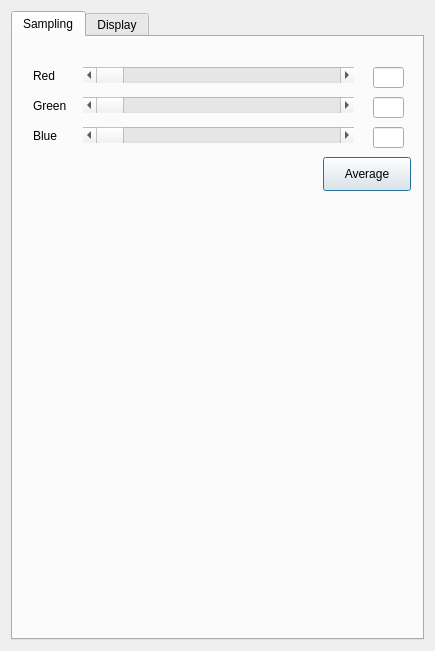
<?xml version="1.0" encoding="UTF-8"?>
<ui version="4.0">
 <class>RomThresholdDialog</class>
 <widget class="QDialog" name="RomThresholdDialog">
  <property name="geometry">
   <rect>
    <x>0</x>
    <y>0</y>
    <width>435</width>
    <height>651</height>
   </rect>
  </property>
  <property name="windowTitle">
   <string>Settings</string>
  </property>
  <layout class="QVBoxLayout" name="verticalLayout">
   <item>
    <widget class="QTabWidget" name="tabWidget">
     <property name="minimumSize">
      <size>
       <width>411</width>
       <height>200</height>
      </size>
     </property>
     <property name="currentIndex">
      <number>0</number>
     </property>
     <widget class="QWidget" name="tabSampling">
      <attribute name="title">
       <string>Sampling</string>
      </attribute>
      <widget class="QScrollBar" name="redScrollBar">
       <property name="geometry">
        <rect>
         <x>70</x>
         <y>30</y>
         <width>271</width>
         <height>16</height>
        </rect>
       </property>
       <property name="maximum">
        <number>255</number>
       </property>
       <property name="orientation">
        <enum>Qt::Horizontal</enum>
       </property>
      </widget>
      <widget class="QLabel" name="redLabel">
       <property name="geometry">
        <rect>
         <x>20</x>
         <y>30</y>
         <width>58</width>
         <height>18</height>
        </rect>
       </property>
       <property name="text">
        <string>Red</string>
       </property>
      </widget>
      <widget class="QLabel" name="greenLabel">
       <property name="geometry">
        <rect>
         <x>20</x>
         <y>60</y>
         <width>58</width>
         <height>18</height>
        </rect>
       </property>
       <property name="text">
        <string>Green</string>
       </property>
      </widget>
      <widget class="QLabel" name="blueLabel">
       <property name="geometry">
        <rect>
         <x>20</x>
         <y>90</y>
         <width>58</width>
         <height>18</height>
        </rect>
       </property>
       <property name="text">
        <string>Blue</string>
       </property>
      </widget>
      <widget class="QScrollBar" name="greenScrollBar">
       <property name="geometry">
        <rect>
         <x>70</x>
         <y>60</y>
         <width>271</width>
         <height>16</height>
        </rect>
       </property>
       <property name="maximum">
        <number>255</number>
       </property>
       <property name="orientation">
        <enum>Qt::Horizontal</enum>
       </property>
      </widget>
      <widget class="QScrollBar" name="blueScrollBar">
       <property name="geometry">
        <rect>
         <x>70</x>
         <y>90</y>
         <width>271</width>
         <height>16</height>
        </rect>
       </property>
       <property name="maximum">
        <number>255</number>
       </property>
       <property name="orientation">
        <enum>Qt::Horizontal</enum>
       </property>
      </widget>
      <widget class="QPushButton" name="averageButton">
       <property name="geometry">
        <rect>
         <x>310</x>
         <y>120</y>
         <width>88</width>
         <height>34</height>
        </rect>
       </property>
       <property name="text">
        <string>Average</string>
       </property>
      </widget>
      <widget class="QLineEdit" name="redEdit">
       <property name="geometry">
        <rect>
         <x>360</x>
         <y>30</y>
         <width>31</width>
         <height>21</height>
        </rect>
       </property>
      </widget>
      <widget class="QLineEdit" name="greenEdit">
       <property name="geometry">
        <rect>
         <x>360</x>
         <y>60</y>
         <width>31</width>
         <height>21</height>
        </rect>
       </property>
      </widget>
      <widget class="QLineEdit" name="blueEdit">
       <property name="geometry">
        <rect>
         <x>360</x>
         <y>90</y>
         <width>31</width>
         <height>21</height>
        </rect>
       </property>
      </widget>
     </widget>
     <widget class="QWidget" name="tabDisplay">
      <attribute name="title">
       <string>Display</string>
      </attribute>
      <widget class="QScrollBar" name="sizeScrollBar">
       <property name="geometry">
        <rect>
         <x>70</x>
         <y>30</y>
         <width>271</width>
         <height>16</height>
        </rect>
       </property>
       <property name="minimum">
        <number>2</number>
       </property>
       <property name="maximum">
        <number>50</number>
       </property>
       <property name="value">
        <number>15</number>
       </property>
       <property name="orientation">
        <enum>Qt::Horizontal</enum>
       </property>
      </widget>
      <widget class="QLabel" name="sizeLabel">
       <property name="geometry">
        <rect>
         <x>20</x>
         <y>30</y>
         <width>58</width>
         <height>18</height>
        </rect>
       </property>
       <property name="text">
        <string>Size</string>
       </property>
      </widget>
     </widget>
    </widget>
   </item>
  </layout>
 </widget>
 <resources/>
 <connections/>
</ui>
